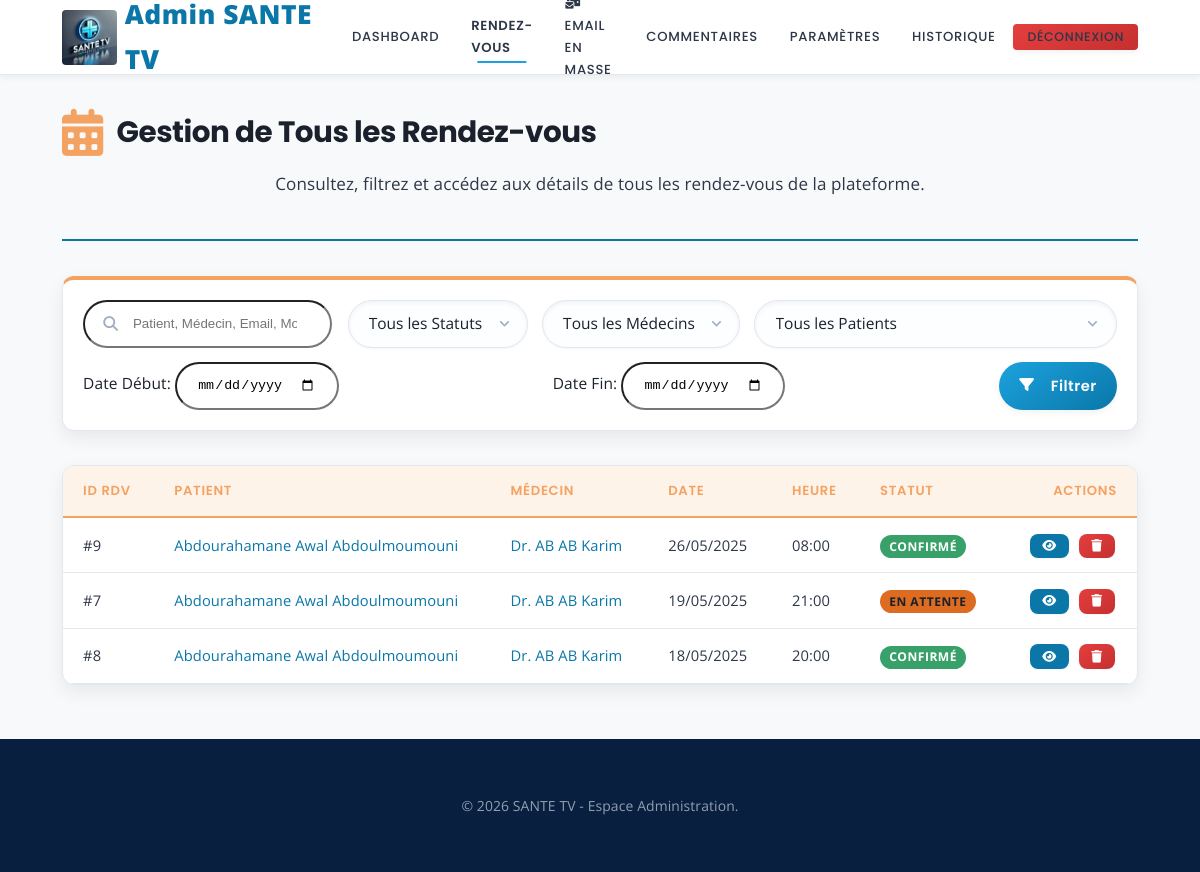
/admin/gestion_rdv.php (signed in), run on the app's committed database.
### tables this page shows
CREATE TABLE `rendez_vous` (
  `id` int(11) NOT NULL,
  `medecin_id` int(11) NOT NULL,
  `patient_id` int(11) NOT NULL,
  `date_rdv` date NOT NULL,
  `heure_rdv` time NOT NULL,
  `statut` enum('en attente','confirmé','annulé','refusé','terminé') DEFAULT 'en attente',
  `motif_rdv` text DEFAULT NULL,
  `motif_annulation` text DEFAULT NULL,
  `vue_par_patient` tinyint(1) DEFAULT 0,
  `vue_par_medecin` tinyint(1) DEFAULT 0,
  `supprime_par_patient` tinyint(1) NOT NULL DEFAULT 0,
  `supprime_par_medecin` tinyint(1) NOT NULL DEFAULT 0,
  `created_at` timestamp NOT NULL DEFAULT current_timestamp(),
  `updated_at` timestamp NOT NULL DEFAULT current_timestamp() ON UPDATE current_timestamp()
);

CREATE TABLE `patients` (
  `id` int(11) NOT NULL,
  `nom` varchar(100) NOT NULL,
  `prenom` varchar(100) NOT NULL,
  `email` varchar(100) NOT NULL,
  `telephone` varchar(20) DEFAULT NULL,
  `adresse` varchar(255) DEFAULT NULL,
  `date_naissance` date DEFAULT NULL,
  `sexe` enum('Homme','Femme','Autre') DEFAULT NULL,
  `mot_de_passe` varchar(255) NOT NULL,
  `photo` varchar(255) DEFAULT NULL,
  `created_at` timestamp NOT NULL DEFAULT current_timestamp()
);

CREATE TABLE `medecins` (
  `id` int(11) NOT NULL,
  `nom` varchar(100) NOT NULL,
  `prenom` varchar(100) NOT NULL,
  `specialite` varchar(100) NOT NULL,
  `email` varchar(100) NOT NULL,
  `telephone` varchar(20) DEFAULT NULL,
  `adresse` varchar(255) DEFAULT NULL,
  `mot_de_passe` varchar(255) NOT NULL,
  `document_justificatif` varchar(255) DEFAULT NULL,
  `valide` tinyint(1) DEFAULT 0 COMMENT '0=en attente, 1=validé',
  `photo` varchar(255) DEFAULT NULL,
  `horaires` text DEFAULT NULL COMMENT 'Description textuelle des horaires',
  `latitude` decimal(10,8) DEFAULT NULL,
  `longitude` decimal(11,8) DEFAULT NULL,
  `created_at` timestamp NOT NULL DEFAULT current_timestamp()
);

### admin/gestion_rdv.php (the view, shortened to what this page needs)
<?php
require '../php/db.php';
$search_rdv_admin = trim($_GET['search'] ?? '');
$date_filter_rdv_admin_debut = trim($_GET['date_debut'] ?? '');
$date_filter_rdv_admin_fin = trim($_GET['date_fin'] ?? '');
$rendezvous_list_view_admin = [];
$all_required_tables_exist = true;
if ($all_required_tables_exist) {
    $sql_from_join_part_admin = " FROM rendez_vous rv
                                  JOIN medecins m ON rv.medecin_id = m.id
                                  JOIN patients p ON rv.patient_id = p.id ";
    $sql_where_clauses_array_rdv = [];
    $params_for_query_rdv = [];
    $sql_where_clauses_array_rdv[] = "1=1";
    $sql_where_string_rdv = " WHERE " . implode(" AND ", $sql_where_clauses_array_rdv);
    $per_page_rdv_admin_list = 15;
    $current_page_rdv_admin_list = isset($_GET['page']) && filter_var($_GET['page'], FILTER_VALIDATE_INT, ["options" => ["min_range"=>1]]) ? (int)$_GET['page'] : 1;
    $offset_rdv_admin_list = ($current_page_rdv_admin_list - 1) * $per_page_rdv_admin_list;
    $sql_select_part_admin = "SELECT rv.id, rv.date_rdv, rv.heure_rdv, rv.statut, rv.motif_rdv, rv.motif_annulation, m.id AS medecin_id_val, m.nom AS medecin_nom, m.prenom AS medecin_prenom, p.id AS patient_id_val, p.nom AS patient_nom, p.prenom AS patient_prenom ";
    $sql_rdv_final_admin = $sql_select_part_admin . $sql_from_join_part_admin . $sql_where_string_rdv . " ORDER BY rv.date_rdv DESC, rv.heure_rdv DESC LIMIT :limit OFFSET :offset";
    $stmt_rdv_list_admin_final = $pdo->prepare($sql_rdv_final_admin);
    $params_for_data_paginated_rdv = $params_for_query_rdv;
    $params_for_data_paginated_rdv[':limit'] = $per_page_rdv_admin_list;
    $params_for_data_paginated_rdv[':offset'] = $offset_rdv_admin_list;
    $stmt_rdv_list_admin_final->execute($params_for_data_paginated_rdv);
    $rendezvous_list_view_admin = $stmt_rdv_list_admin_final->fetchAll(PDO::FETCH_ASSOC);
}
?>
<!DOCTYPE html>
<html lang="fr">
<head>
    <link rel="stylesheet" href="../assets/css/styles.css">
    <link rel="stylesheet" href="https://cdnjs.cloudflare.com/ajax/libs/font-awesome/6.5.1/css/all.min.css">
</head>
<body class="admin-gestion-page body-admin-gestion-rdv">
<header class="site-header admin-header">
    <div class="container">
        <div class="logo-branding"><a href="dashboard_admin.php" title="Tableau de Bord Admin"><img src="../assets/images/logo1.png" alt="SANTE TV Logo" id="logo-img"><span class="site-title">Admin SANTE TV</span></a></div>
        <nav class="main-navigation admin-navigation" id="main-nav">
             <ul>
                <li><a href="dashboard_admin.php" class="nav-link">Dashboard</a></li>
                <li><a href="gestion_rdv.php" class="nav-link active">Rendez-vous</a></li>
                <li><a href="envoyer_emails_masse.php" class="nav-link <?php echo (basename($_SERVER['PHP_SELF']) == 'envoyer_emails_masse.php' || basename($_SERVER['PHP_SELF']) == 'envoyer_email_specifique.php') ? 'active' : ''; ?>"> <i class="fas fa-mail-bulk icon-left"></i>Email en Masse</a></li>
                <li><a href="gestion_commentaires.php" class="nav-link">Commentaires </a></li>
                 <li><a href="parametres_app.php" class="nav-link">Paramètres</a></li>
                <li><a href="historique_app.php" class="nav-link">Historique</a></li>
                <li><a href="deconnexion_admin.php" class="nav-link btn btn-sm btn-danger">Déconnexion</a></li>
            </ul>
        </nav>
    </div>
</header>
<main class="main-content admin-page-container section-padding">
    <div class="container">
        <div class="page-header">
            <h1 class="page-main-title"><i class="fas fa-calendar-alt page-icon"></i> Gestion de Tous les Rendez-vous</h1>
            <p class="section-subtitle">Consultez, filtrez et accédez aux détails de tous les rendez-vous de la plateforme.</p>
        </div>
        <?php if (!$all_required_tables_exist): ?>
            <div class="alert alert-danger">Certaines tables de base de données sont manquantes. La fonctionnalité est limitée.</div>
        <?php else: ?>
            <div class="filters-toolbar">
                <form method="GET" action="gestion_rdv.php" class="filter-form-inline">
                    <div class="form-group search-group">
                        <div class="input-with-icon">
                            <input type="search" id="search_rdv_admin_input" name="search" placeholder="Patient, Médecin, Email, Motif..." value="<?= htmlspecialchars($search_rdv_admin) ?>" class="form-control">
                        </div>
                    </div>
                    <div class="form-group filter-group">
                        <select id="status_filter_rdv_admin_select" name="status" class="form-control">
                            <option value="">Tous les Statuts</option>
                        </select>
                    </div>
                    <div class="form-group filter-group">
                        <select id="medecin_filter_rdv_admin_select" name="medecin" class="form-control">
                            <option value="">Tous les Médecins</option>
                        </select>
                    </div>
                    <div class="form-group filter-group">
                        <select id="patient_filter_rdv_admin_select" name="patient" class="form-control">
                            <option value="">Tous les Patients</option>
                        </select>
                    </div>
                    <div class="form-group filter-group">
                        <label for="date_debut_filter_rdv">Date Début:</label>
                        <input type="date" id="date_debut_filter_rdv" name="date_debut" value="<?= htmlspecialchars($date_filter_rdv_admin_debut) ?>" class="form-control">
                    </div>
                    <div class="form-group filter-group">
                        <label for="date_fin_filter_rdv">Date Fin:</label>
                        <input type="date" id="date_fin_filter_rdv" name="date_fin" value="<?= htmlspecialchars($date_filter_rdv_admin_fin) ?>" class="form-control">
                    </div>
                    <button type="submit" class="btn primary-action filter-submit-button"><i class="fas fa-filter icon-left"></i>Filtrer</button>
                </form>
            </div>
            <section class="rdv-management-table">
                <?php if (isset($rendezvous_list_view_admin) && count($rendezvous_list_view_admin) > 0): ?>
                    <div class="table-responsive-wrapper">
                        <table class="data-table">
                            <thead>
                                <tr>
                                    <th>ID RDV</th><th>Patient</th><th>Médecin</th><th>Date</th><th>Heure</th><th>Statut</th><th class="actions-cell">Actions</th>
                                </tr>
                            </thead>
                            <tbody>
                                <?php foreach ($rendezvous_list_view_admin as $rdv_item_admin): ?>
                                    <tr id="rdv-row-<?= htmlspecialchars($rdv_item_admin['id']) ?>">
                                        <td data-label="ID RDV">#<?= htmlspecialchars($rdv_item_admin['id']) ?></td>
                                        <td data-label="Patient"><a href="voir_patient.php?id=<?= htmlspecialchars($rdv_item_admin['patient_id_val']) ?>" title="Voir profil patient"><?= htmlspecialchars($rdv_item_admin['patient_prenom'] . ' ' . $rdv_item_admin['patient_nom']) ?></a></td>
                                        <td data-label="Médecin"><a href="voir_medecin.php?id=<?= htmlspecialchars($rdv_item_admin['medecin_id_val']) ?>" title="Voir profil médecin">Dr. <?= htmlspecialchars($rdv_item_admin['medecin_prenom'] . ' ' . $rdv_item_admin['medecin_nom']) ?></a></td>
                                        <td data-label="Date"><?= htmlspecialchars(date('d/m/Y', strtotime($rdv_item_admin['date_rdv']))) ?></td>
                                        <td data-label="Heure"><?= htmlspecialchars(date('H:i', strtotime($rdv_item_admin['heure_rdv']))) ?></td>
                                        <td data-label="Statut">
                                            <?php
                                            $statut_rdv_admin = strtolower($rdv_item_admin['statut']);
                                            $statut_class_rdv_admin = 'statut-' . str_replace([' ', '_'], '-', $statut_rdv_admin);
                                            ?>
                                            <span class="status-badge <?= htmlspecialchars($statut_class_rdv_admin) ?>"><?= htmlspecialchars(ucfirst($rdv_item_admin['statut'])) ?></span>
                                        </td>
                                        <td class="actions-cell">
                                            <a href="voir_rdv.php?id=<?= htmlspecialchars($rdv_item_admin['id']) ?>" class="btn btn-xs btn-info" title="Voir Détails du RDV"><i class="fas fa-eye"></i></a>
                                            <form action="supprimer_rdv.php" method="POST" style="display:inline-block; margin:0 2px;" onsubmit="return confirm('Supprimer définitivement ce rendez-vous ? Cette action est irréversible.')">
                                                <button type="submit" class="btn btn-xs btn-danger" title="Supprimer ce RDV">
                                                    <i class="fas fa-trash"></i>
                                                </button>
                                            </form>
                                        </td>
                                    </tr>
                                <?php endforeach; ?>
                            </tbody>
                        </table>
                    </div>
                <?php endif; ?>
            </section>
        <?php endif; ?>
    </div>
</main>
<footer class="site-footer admin-footer">
    <div class="container"><p class="copyright-text text-center">© <span id="footer-year"></span> SANTE TV - Espace Administration.</p></div>
</footer>
</body>
</html>

### data on the page
rendez_vous: id "9", patient.nom "Abdourahamane Awal Abdoulmoumouni", medecin.nom "AB AB Karim", date_rdv "26/05/2025", heure_rdv "08:00", statut "CONFIRMÉ"
rendez_vous: id "7", patient.nom "Abdourahamane Awal Abdoulmoumouni", medecin.nom "AB AB Karim", date_rdv "19/05/2025", heure_rdv "21:00", statut "EN ATTENTE"
rendez_vous: id "8", patient.nom "Abdourahamane Awal Abdoulmoumouni", medecin.nom "AB AB Karim", date_rdv "18/05/2025", heure_rdv "20:00", statut "CONFIRMÉ"
